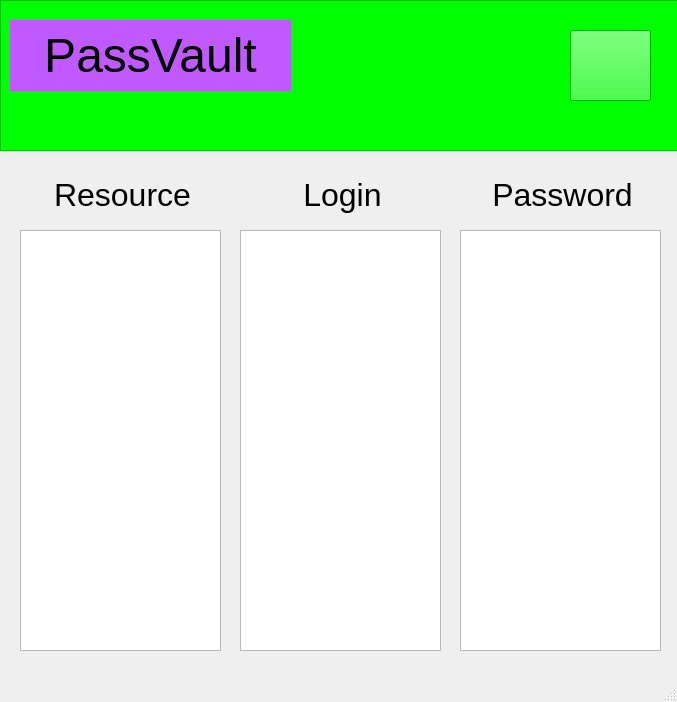
<?xml version="1.0" encoding="UTF-8"?>
<ui version="4.0">
 <class>MainWindow</class>
 <widget class="QMainWindow" name="MainWindow">
  <property name="geometry">
   <rect>
    <x>0</x>
    <y>0</y>
    <width>677</width>
    <height>702</height>
   </rect>
  </property>
  <property name="windowTitle">
   <string>MainWindow</string>
  </property>
  <widget class="QWidget" name="centralwidget">
   <widget class="QFrame" name="header">
    <property name="geometry">
     <rect>
      <x>0</x>
      <y>0</y>
      <width>681</width>
      <height>151</height>
     </rect>
    </property>
    <property name="styleSheet">
     <string notr="true">background-color: rgb(0, 255, 0);
</string>
    </property>
    <property name="frameShape">
     <enum>QFrame::StyledPanel</enum>
    </property>
    <property name="frameShadow">
     <enum>QFrame::Raised</enum>
    </property>
    <widget class="QLabel" name="logo">
     <property name="geometry">
      <rect>
       <x>10</x>
       <y>20</y>
       <width>281</width>
       <height>71</height>
      </rect>
     </property>
     <property name="styleSheet">
      <string notr="true">background-color: rgb(192, 89, 255);</string>
     </property>
     <property name="text">
      <string>&lt;html&gt;&lt;head/&gt;&lt;body&gt;&lt;p align=&quot;center&quot;&gt;&lt;span style=&quot; font-size:36pt;&quot;&gt;PassVault&lt;/span&gt;&lt;/p&gt;&lt;/body&gt;&lt;/html&gt;</string>
     </property>
    </widget>
    <widget class="QPushButton" name="addNewPas">
     <property name="geometry">
      <rect>
       <x>570</x>
       <y>30</y>
       <width>81</width>
       <height>71</height>
      </rect>
     </property>
     <property name="cursor">
      <cursorShape>PointingHandCursor</cursorShape>
     </property>
     <property name="layoutDirection">
      <enum>Qt::LeftToRight</enum>
     </property>
     <property name="autoFillBackground">
      <bool>false</bool>
     </property>
     <property name="styleSheet">
      <string notr="true"/>
     </property>
     <property name="text">
      <string/>
     </property>
     <property name="icon">
      <iconset>
       <normaloff>icons/round-add-button.png</normaloff>icons/round-add-button.png</iconset>
     </property>
     <property name="iconSize">
      <size>
       <width>50</width>
       <height>50</height>
      </size>
     </property>
    </widget>
   </widget>
   <widget class="QWidget" name="login_wrapper" native="true">
    <property name="geometry">
     <rect>
      <x>230</x>
      <y>160</y>
      <width>211</width>
      <height>501</height>
     </rect>
    </property>
    <widget class="QLabel" name="login_title">
     <property name="geometry">
      <rect>
       <x>0</x>
       <y>10</y>
       <width>225</width>
       <height>51</height>
      </rect>
     </property>
     <property name="text">
      <string>&lt;html&gt;&lt;head/&gt;&lt;body&gt;&lt;p align=&quot;center&quot;&gt;&lt;span style=&quot; font-size:24pt;&quot;&gt;Login&lt;/span&gt;&lt;/p&gt;&lt;/body&gt;&lt;/html&gt;</string>
     </property>
    </widget>
    <widget class="QListWidget" name="login_list">
     <property name="geometry">
      <rect>
       <x>10</x>
       <y>70</y>
       <width>201</width>
       <height>421</height>
      </rect>
     </property>
    </widget>
   </widget>
   <widget class="QWidget" name="resource_wrapper" native="true">
    <property name="geometry">
     <rect>
      <x>10</x>
      <y>160</y>
      <width>211</width>
      <height>501</height>
     </rect>
    </property>
    <widget class="QLabel" name="resource_title">
     <property name="geometry">
      <rect>
       <x>0</x>
       <y>10</y>
       <width>225</width>
       <height>51</height>
      </rect>
     </property>
     <property name="text">
      <string>&lt;html&gt;&lt;head/&gt;&lt;body&gt;&lt;p align=&quot;center&quot;&gt;&lt;span style=&quot; font-size:24pt;&quot;&gt;Resource&lt;/span&gt;&lt;/p&gt;&lt;/body&gt;&lt;/html&gt;</string>
     </property>
    </widget>
    <widget class="QListWidget" name="resource_list">
     <property name="geometry">
      <rect>
       <x>10</x>
       <y>70</y>
       <width>201</width>
       <height>421</height>
      </rect>
     </property>
    </widget>
   </widget>
   <widget class="QWidget" name="pas_wrapper" native="true">
    <property name="geometry">
     <rect>
      <x>450</x>
      <y>160</y>
      <width>211</width>
      <height>501</height>
     </rect>
    </property>
    <widget class="QLabel" name="pas_title">
     <property name="geometry">
      <rect>
       <x>0</x>
       <y>10</y>
       <width>225</width>
       <height>51</height>
      </rect>
     </property>
     <property name="text">
      <string>&lt;html&gt;&lt;head/&gt;&lt;body&gt;&lt;p align=&quot;center&quot;&gt;&lt;span style=&quot; font-size:24pt;&quot;&gt;Password&lt;/span&gt;&lt;/p&gt;&lt;/body&gt;&lt;/html&gt;</string>
     </property>
    </widget>
    <widget class="QListWidget" name="pas_list">
     <property name="geometry">
      <rect>
       <x>10</x>
       <y>70</y>
       <width>201</width>
       <height>421</height>
      </rect>
     </property>
    </widget>
   </widget>
  </widget>
  <widget class="QMenuBar" name="menubar">
   <property name="geometry">
    <rect>
     <x>0</x>
     <y>0</y>
     <width>677</width>
     <height>18</height>
    </rect>
   </property>
  </widget>
  <widget class="QStatusBar" name="statusbar"/>
 </widget>
 <resources/>
 <connections/>
</ui>
